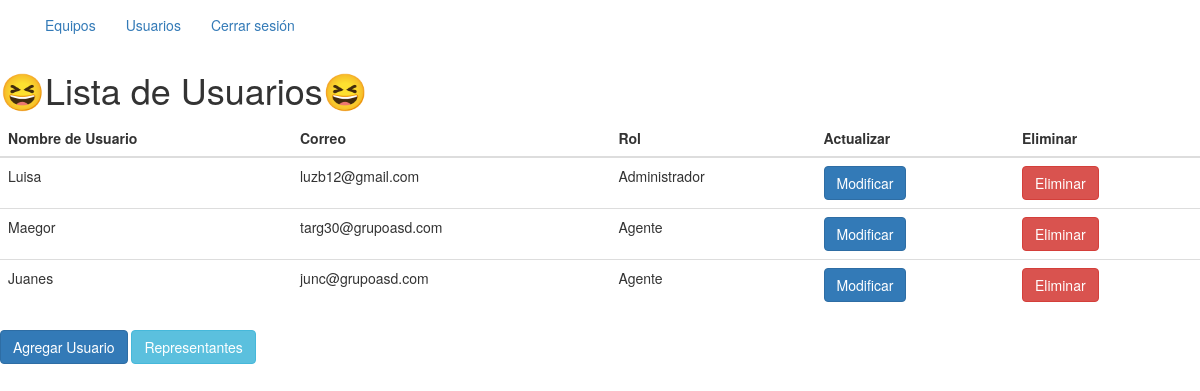
The page /usuarios/lista_usuario (signed in) on the database as committed earlier.
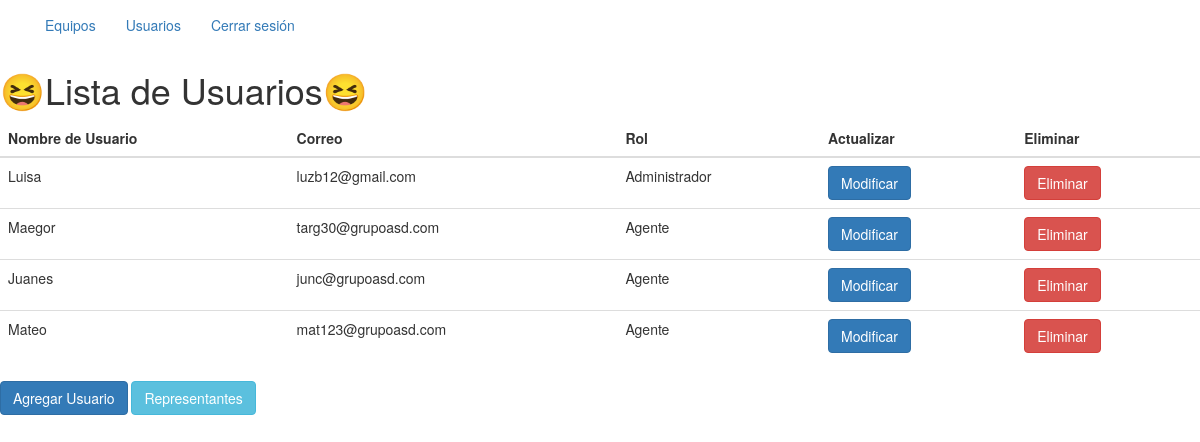
The same page on the database as committed later.
### app/models.py (models this page shows, shortened)
class Usuario(UserMixin, db.Model):
    __tablename__ = "usuario"
    id = db.Column(db.Integer, primary_key=True)
    userName = db.Column(db.String(100), unique=True, nullable=False)
    email = db.Column(db.String(120), unique=True, nullable=False)
    rol = db.Column(db.Enum(Rol), default=Rol.AGENTE)
    password = db.Column(db.String(128), nullable=False)
    created_at = db.Column(db.DateTime, default=datetime.utcnow, nullable=False)
    updated_at = db.Column(db.DateTime, default=datetime.utcnow, onupdate=datetime.utcnow, nullable=False)

### app/usuarios/routes.py (the view)
@usuarios.route('/lista_usuario')
@acceso_requerido(roles=["Administrador"])
def listar():
    usuarios = app.Usuario.query.all()
    return render_template('lista_usuarios.html',
                           usuarios=usuarios)

### app/auth/routes.py (called while the page is built)
def acceso_requerido(roles=[]):
    def decorador(f):
        @wraps(f)
        def decorated_function(*args, **kwargs):
            if current_user.is_authenticated is False:
                flash("Debes iniciar sesión para acceder a esta página")
                return redirect('/auth/login')
            if roles and current_user.rol.value not in roles:
                flash("No tienes permisos para acceder a esta página")
                return redirect('/auth/login')
            return f(*args, **kwargs)
        return decorated_function
    return decorador

### app/models.py (called while the page is built)
@login.user_loader
def user_loader(id):
    return Usuario.query.get(id)

### app/usuarios/templates/lista_usuarios.html (shortened to what this page needs)
{% extends "base.html" %} {% block content %}
<nav class="nav nav-inverse">
  <div class="container">
    <ul class="nav navbar-nav">
      <li><a href="/equipos/listar">Equipos</a></li>
      <li><a href="/usuarios/lista_usuario">Usuarios</a></li>
      {% if current_user.is_authenticated %}
      <li>
        <a href="/auth/logout">Cerrar sesión</a>
      </li>
      {% else %}
      <li>
        <a href="/auth/logout">Cerrar sesión</a>
      </li>
      {% endif %}
    </ul>
  </div>
</nav>
<h1>😆Lista de Usuarios😆</h1>
<table class="table table-hover">
  <thead>
    <tr>
      <th>Nombre de Usuario</th>
      <th>Correo</th>
      <th>Rol</th>
      <th>Actualizar</th>
      <th>Eliminar</th>
    </tr>
  </thead>
  <tbody>
    {% for usuario in usuarios %}
    <tr>
      <td>{{usuario.userName}}</td>
      <td>{{usuario.email}}</td>
      <td>{{usuario.rol.value}}</td>
      <td>
        <a href="/usuarios/editar_usuario/{{usuario.id}}" class="btn btn-primary">Modificar</a>
      </td>
      <td>
        <a href="/usuarios/eliminar_usuario/{{usuario.id}}" class="btn btn-danger">Eliminar</a>
      </td>
    </tr>
    {% endfor %}
  </tbody>
</table>
<div class="d-grid gap-2 col-6 mx-auto">
  <a href="/usuarios/crear_usuario" class="btn btn-primary">Agregar Usuario</a>
  <a href="/representantes/lista_representantes" class="btn btn-info">Representantes</a>
</div>
{% endblock%}

### app/templates/base.html (shortened to what this page needs)
{% extends 'bootstrap/base.html' %}
{% block head %}
    {{ super() }}
{% endblock %}
{% block body %}
       {% block content %}
       {% endblock %}
{% endblock %}

Rows that differ between the two databases and show on the page:
added Usuario: userName "Mateo", email "mat123@grupoasd.com", rol.value "Agente"
